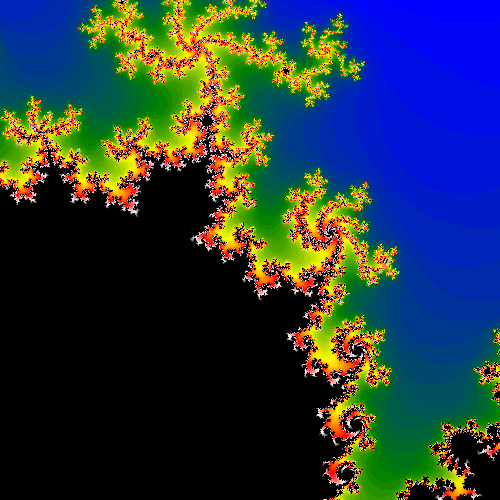

Source code (Python):
# Import libraries
import pygame
import sys
import math
import numpy as np
import matplotlib.pyplot as plt
import matplotlib.colors

pygame.init()

running = True

# Setup equations
equation = lambda z, c: z**2 + c

x_start, y_start = -1.5, -1.5
zoom = 1
dz = 1
start_width = 3
width = lambda zoom: start_width / zoom
resolution = 500
iterations = 100

# real and imaginary axis
real_axis = lambda x, w, r: np.linspace(x, x + w, r)
imaginary_axis = lambda y, w, r: np.linspace(y, y + w, r)

fig = plt.figure(figsize=(1, 1))
ax = plt.Axes(fig, [0., 0., 1., 1.])
ax.set_axis_off()

fig.add_axes(ax)

cmap = matplotlib.colors.LinearSegmentedColormap.from_list("", ["blue", "green", "yellow", "red", "white", "black"])

# Take in inputs
screen_width = resolution
screen_height = resolution
win = pygame.display.set_mode((screen_width, screen_height))

rect_width = 100
rect_height = 100

mandelbrot_image = pygame.image.load('MandelbrotZoomReference.png')

last_zoom_pos = complex(0, 0)

# Setup Functions
def mandelbrot(f, x, y, threshold):
    # initial conditions
    c = complex(x, y)
    z = complex(0, 0)
    
    for i in range(threshold):
        if abs(z) > 2:
            return i
        z = f(z, c)
        
    return threshold - 1

def draw_mandelbrot():
    mouse = pygame.mouse.get_pos()

    zoom_pos = screen_pos_to_complex(mouse)

    global last_zoom_pos
    last_zoom_pos = zoom_pos
    
    global dz
    global zoom
    zoom += dz
    dz *= 2

    ax.clear()
    ax.set_xticks([], [])
    ax.set_yticks([], [])

    r_axis = real_axis(zoom_pos.real - (width(zoom) / 2), width(zoom), resolution)
    i_axis = imaginary_axis(zoom_pos.imag - (width(zoom) / 2), width(zoom), resolution)

    # Create empty matrix
    X = np.empty((len(r_axis), len(i_axis)))

    # iterations for the current threshold
    for x in range(len(r_axis)):
        for y in range(len(i_axis)):
            X[x, y] = mandelbrot(equation, r_axis[x], i_axis[y], iterations)


    plt.imsave("MandelbrotZoom.png", arr=X.T, cmap=cmap)



def screen_pos_to_complex(pos):
    return complex(((pos[0] / screen_width) * width(zoom) - (width(zoom) / 2) + last_zoom_pos.real),
                   ((pos[1] / screen_height) * width(zoom) - (width(zoom) / 2) + last_zoom_pos.imag))

def draw_screen():
    win.blit(mandelbrot_image, (0, 0))

    pygame.display.update()

def quit():
    pygame.quit()
    sys.exit(0)

# Main loop
while running:

    draw_screen()

    for event in pygame.event.get():
        if event.type == pygame.KEYDOWN:
            if event.key == pygame.K_ESCAPE:
                quit()

        elif event.type == pygame.QUIT:
            quit()
        
        elif event.type == pygame.MOUSEBUTTONDOWN and event.button == 1:
            draw_mandelbrot()
            mandelbrot_image = pygame.image.load("MandelbrotZoom.png")

